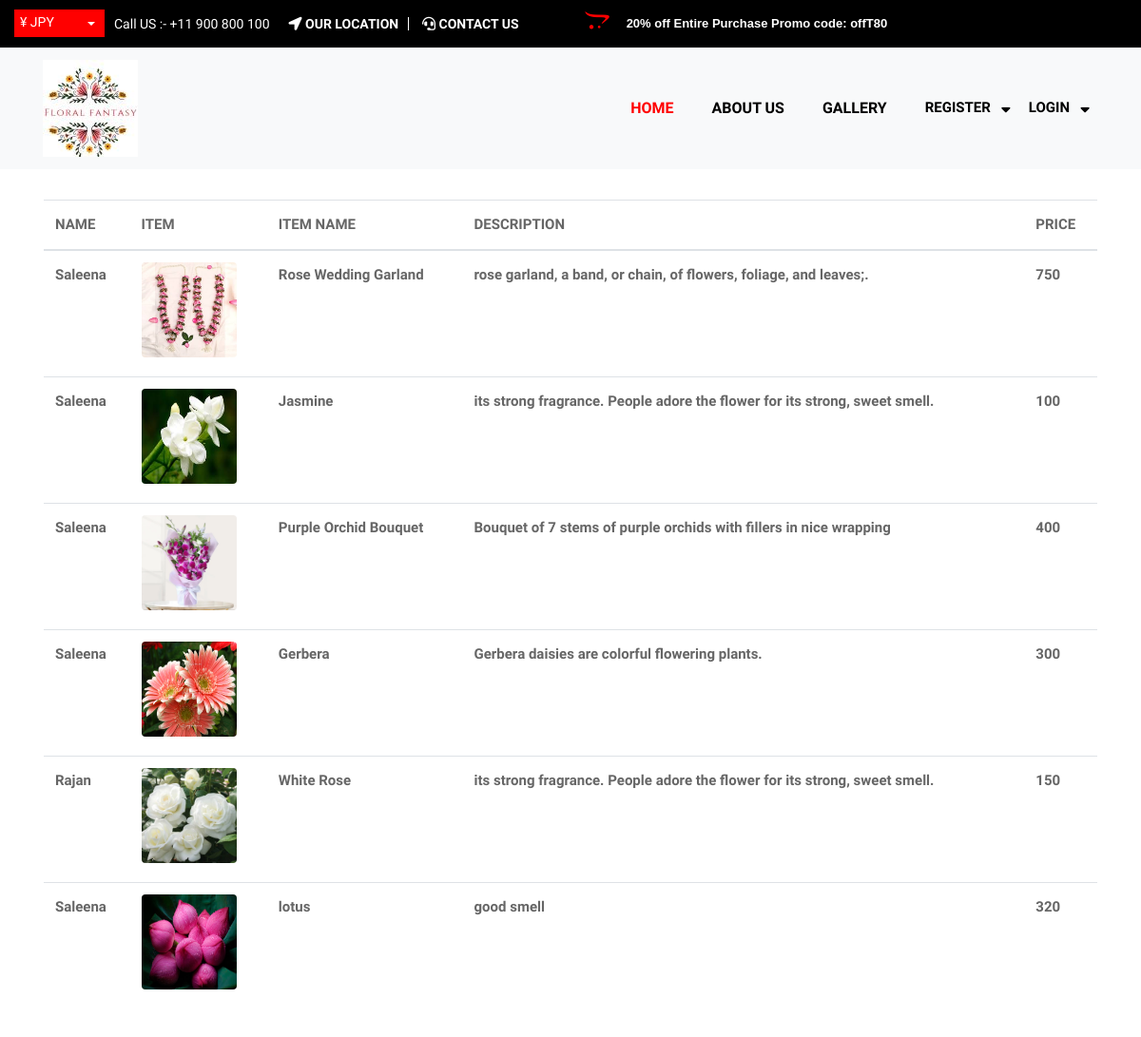
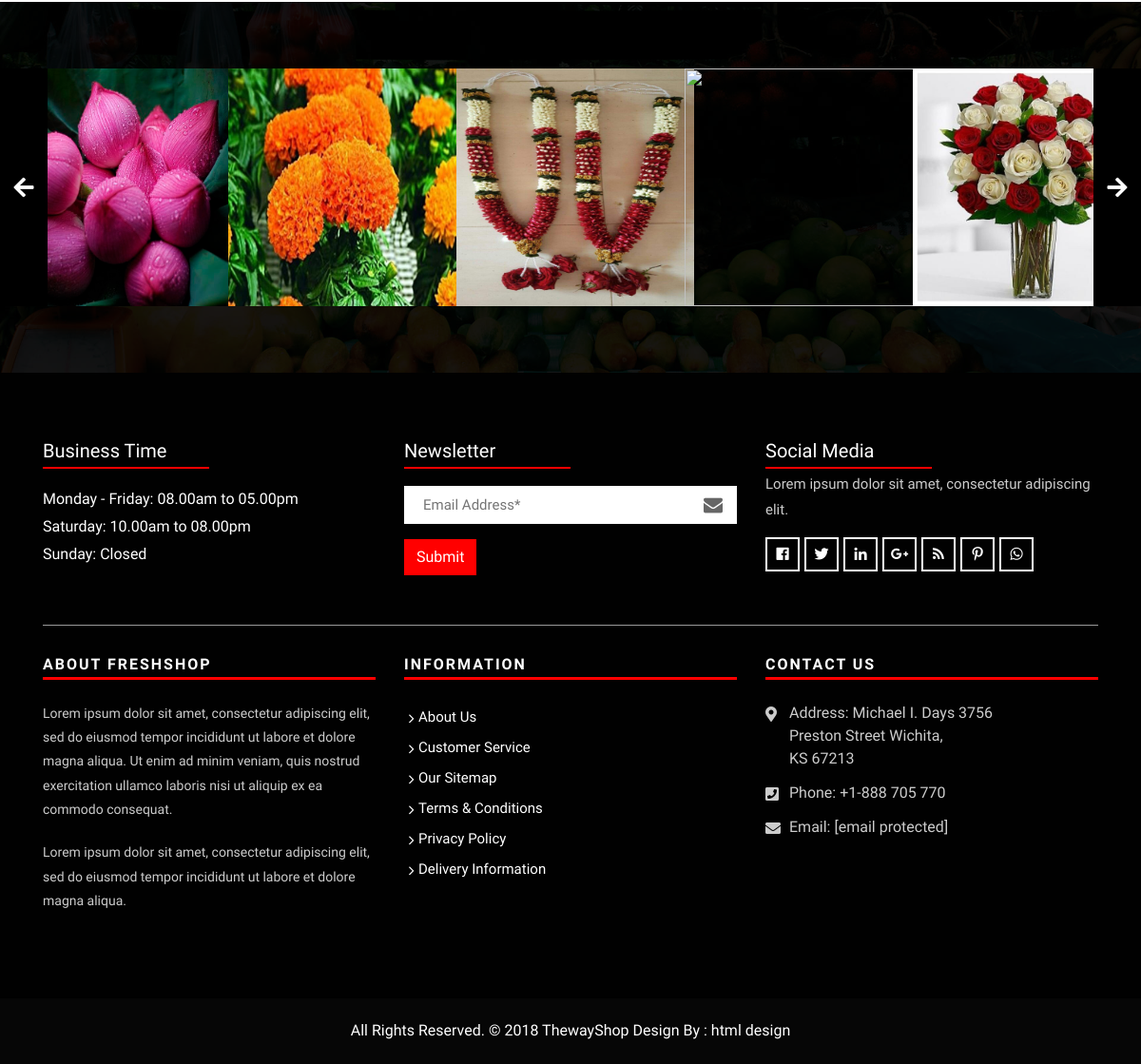
Page /prodisp on the committed database (2 pictures, top to bottom).
### fapp/models.py (models this page shows, shortened)
class addproduct(models.Model):
    frname=models.ForeignKey(farmer,on_delete=models.CASCADE)
    name=models.CharField(max_length=50)
    description=models.CharField(max_length=1000)
    price=models.IntegerField()
    image=models.ImageField()
    stock=models.IntegerField(default=0)

class farmer(models.Model):
    name=models.CharField(max_length=15)
    address=models.CharField(max_length=50)
    phonenumber=models.IntegerField()
    bankname=models.CharField(max_length=30)
    accountnumber=models.IntegerField()
    ifsccode=models.CharField(max_length=15)
    username=models.CharField(max_length=15)
    email=models.EmailField(default='farmer@gmail.com')
    password=models.CharField(max_length=20)
    image=models.ImageField()
    flicense=models.ImageField()
    status=models.IntegerField(default=0)

### fapp/views.py (the view)
# urls.py: path('prodisp',views.prodisp,name='prodisp'),
def prodisp(r):
    re=addproduct.objects.all()
    return render(r,'prodisp.html',{'st':re})

### templates/prodisp.html (shortened to what this page needs)
{% extends 'BASEE.html' %}
{% load static %}
{% block body %}
<div class="container mt-3 p-3">
          <form method="post">
            <table class="table table-hover">
              <thead>
                <tr>
                  <th>NAME</th>
                  <th>ITEM</th>
                  <th>ITEM NAME</th>
                  <th>DESCRIPTION</th>
                  <th>PRICE</th>
                </tr>
              </thead>
              <tbody>
                {% for i in st %}
                <tr>
                  <th>{{i.frname.name}}</th>
                  <td> <a href=""> <img class="card-img-top rounded mb-2" src="{{i.image.url}}" alt="Card image" style="width:100px;height: 100px;"></a> </td>
                  <th>{{i.name}}</th>
                  <th>{{i.description}}</th>
                  <th>{{i.price}}</th>
                  </tr>
                {% endfor %}
              </tbody>
            </table>
          </form>
</div>
{% endblock %}

### templates/BASEE.html (shortened to what this page needs)
{% load static %}
<!DOCTYPE html>
<html lang="en">
<head>
    <link rel="stylesheet" href="{% static 'css/bootstrap.min.css' %}">
    <link rel="stylesheet" href="{% static 'css/style.css' %}">
    <link rel="stylesheet" href="{% static 'css/responsive.css' %}">
    <link rel="stylesheet" href="{% static 'css/custom.css' %}">
    <link rel="stylesheet" href=
    "https://cdnjs.cloudflare.com/ajax/libs/font-awesome/4.7.0/css/font-awesome.min.css">
</head>
<body>
    <div class="main-top">
        <div class="container-fluid">
            <div class="row">
                <div class="col-lg-6 col-md-6 col-sm-12 col-xs-12">
					<div class="custom-select-box">
                        <select id="basic" class="selectpicker show-tick form-control" data-placeholder="$ USD">
							<option>¥ JPY</option>
						</select>
                    </div>
                    <div class="right-phone-box">
                        <p>Call US :- <a href="#"> +11 900 800 100</a></p>
                    </div>
                    <div class="our-link">
                        <ul>
                            <li><a href="#"><i class="fas fa-location-arrow"></i> Our location</a></li>
                            <li><a href="contact"><i class="fas fa-headset"></i> Contact Us</a></li>
                        </ul>
                    </div>
                </div>
                <div class="text-slid-box">
                    <div id="offer-box" class="carouselTicker">
                        <ul class="offer-box">
                            <li>
                                <i class="fab fa-opencart"></i> 20% off Entire Purchase Promo code: offT80
                            </li>
                        </ul>
                    </div>
                </div>
            </div>
        </div>
    </div>
      <header class="main-header">
        <nav class="navbar navbar-expand-lg navbar-light bg-light navbar-default bootsnav">
            <div class="container">
                <div class="navbar-header">
                <a class="navbar-brand" href="index1.html"><img src="{% static 'images/flor1.jpg' %}" class="logo" alt=""></a>                </div>
                   {% if request.session.farmer.name %}
                        <div class="collapse navbar-collapse" id="navbar-menu">
                            <ul class="nav navbar-nav ml-auto" data-in="fadeInDown" data-out="fadeOutUp">
                                <li><abbr title="{{request.session.farmer.name}}"><i class="fa fa-user-circle" style="color: black;font-size: 30px;padding:10px;"></i></abbr></li>
                                <li class="nav-item"><a class="nav-link" href="frindex">Home</a></li>
                                <li class="nav-item"><a class="nav-link" href="../adpro">Add Product</a></li>
                                <li class="nav-item"><a class="nav-link" href="../mngpro">Manage Product</a></li>
                                <li class="nav-item"><a class="nav-link" href="fmsg">Feedback</a></li>
                                <li class="nav-item {% block  Payment %} {% endblock %} "><a class="nav-link" href="../fpay">View Payment</a></li>
                                <li><a href="frlogout"><i class="fa  fa-power-off" style="color:black;font-size: 25px;float:right;margin-right:50px;padding:10px" ></i></a>
                                </li>
                            </ul>
                        </div>
                {% else %}
                <div class="collapse navbar-collapse" id="navbar-menu">
                    <ul class="nav navbar-nav ml-auto" data-in="fadeInDown" data-out="fadeOutUp">
                        <li class="nav-item active"><a class="nav-link" href="/">Home</a></li>
                        <li class="nav-item"><a class="nav-link" href="aboutus">About Us</a></li>
                        <li class="nav-item"><a class="nav-link" href="gallery">Gallery</a></li>
                        <li class="dropdown">
                            <a href="#" class="nav-link dropdown-toggle arrow" data-toggle="dropdown" style="color:black; font-size: 15px;">REGISTER</a>
                        </li>
                        <li class="dropdown">
                            <a href="#" class="nav-link dropdown-toggle arrow" data-toggle="dropdown" style="color:black; font-size: 15px;">LOGIN</a>
                        </li>
                    </ul>
                </div>
                {% endif %}
            </div>
        </nav>
    </header>
    {% block body %}
    {% endblock %}
    <div class="instagram-box">
        <div class="main-instagram owl-carousel owl-theme">
            <div class="item">
                <div class="ins-inner-box">
                    <img src="{% static 'images/cf.jpg' %}" alt="" style="height: 250px; width: 250px;"/>
                </div>
            </div>
            <div class="item">
                <div class="ins-inner-box">
                    <img src="{% static 'images/ja.jpg' %}" alt="" style="height: 250px; width: 250px;"/>
                </div>
            </div>
            <div class="item">
                <div class="ins-inner-box">
                    <img src="{% static 'images/jr.jpg' %}" alt="" style="height: 250px; width: 250px;"/>
                </div>
            </div>
            <div class="item">
                <div class="ins-inner-box">
                    <img src="{% static 'images/r.jpg' %}" alt="" style="height: 250px; width: 250px;"/>
                </div>
            </div>
            <div class="item">
                <div class="ins-inner-box">
                    <img src="{% static 'images/rw.jpg' %}" alt="" style="height: 250px; width: 250px;"/>
                </div>
            </div>
        </div>
    </div>
    <footer>
        <div class="footer-main">
            <div class="container">
				<div class="row">
					<div class="col-lg-4 col-md-12 col-sm-12">
						<div class="footer-top-box">
							<h3>Business Time</h3>
							<ul class="list-time">
								<li>Monday - Friday: 08.00am to 05.00pm</li> <li>Saturday: 10.00am to 08.00pm</li> <li>Sunday: <span>Closed</span></li>
							</ul>
						</div>
					</div>
					<div class="col-lg-4 col-md-12 col-sm-12">
						<div class="footer-top-box">
							<h3>Newsletter</h3>
							<form class="newsletter-box">
								<div class="form-group">
									<input class="" type="email" name="Email" placeholder="Email Address*" />
									<i class="fa fa-envelope"></i>
								</div>
								<button class="btn hvr-hover" type="submit">Submit</button>
							</form>
						</div>
					</div>
					<div class="col-lg-4 col-md-12 col-sm-12">
						<div class="footer-top-box">
							<h3>Social Media</h3>
							<p>Lorem ipsum dolor sit amet, consectetur adipiscing elit.</p>
							<ul>
                                <li><a href="#"><i class="fab fa-facebook" aria-hidden="true"></i></a></li>
                                <li><a href="#"><i class="fab fa-twitter" aria-hidden="true"></i></a></li>
                                <li><a href="#"><i class="fab fa-linkedin" aria-hidden="true"></i></a></li>
                                <li><a href="#"><i class="fab fa-google-plus" aria-hidden="true"></i></a></li>
                                <li><a href="#"><i class="fa fa-rss" aria-hidden="true"></i></a></li>
                                <li><a href="#"><i class="fab fa-pinterest-p" aria-hidden="true"></i></a></li>
                                <li><a href="#"><i class="fab fa-whatsapp" aria-hidden="true"></i></a></li>
                            </ul>
						</div>
					</div>
				</div>
				<hr>
                <div class="row">
                    <div class="col-lg-4 col-md-12 col-sm-12">
                        <div class="footer-widget">
                            <h4>About Freshshop</h4>
                            <p>Lorem ipsum dolor sit amet, consectetur adipiscing elit, sed do eiusmod tempor incididunt ut labore et dolore magna aliqua. Ut enim ad minim veniam, quis nostrud exercitation ullamco laboris nisi ut aliquip ex ea commodo consequat.</p>
							<p>Lorem ipsum dolor sit amet, consectetur adipiscing elit, sed do eiusmod tempor incididunt ut labore et dolore magna aliqua. </p>
                        </div>
                    </div>
                    <div class="col-lg-4 col-md-12 col-sm-12">
                        <div class="footer-link">
                            <h4>Information</h4>
                            <ul>
                                <li><a href="#">About Us</a></li>
                                <li><a href="#">Customer Service</a></li>
                                <li><a href="#">Our Sitemap</a></li>
                                <li><a href="#">Terms &amp; Conditions</a></li>
                                <li><a href="#">Privacy Policy</a></li>
                                <li><a href="#">Delivery Information</a></li>
                            </ul>
                        </div>
                    </div>
                    <div class="col-lg-4 col-md-12 col-sm-12">
                        <div class="footer-link-contact">
                            <h4>Contact Us</h4>
                            <ul>
                                <li>
                                    <p><i class="fas fa-map-marker-alt"></i>Address: Michael I. Days 3756 <br>Preston Street Wichita,<br> KS 67213 </p>
                                </li>
                                <li>
                                    <p><i class="fas fa-phone-square"></i>Phone: <a href="tel:+1-888705770">+1-888 705 770</a></p>
                                </li>
                                <li>
                                    <p><i class="fas fa-envelope"></i>Email: <a href="mailto:[email protected]">[email protected]</a></p>
                                </li>
                            </ul>
                        </div>
                    </div>
                </div>
            </div>
        </div>
    </footer>
    <div class="footer-copyright">
        <p class="footer-company">All Rights Reserved. &copy; 2018 <a href="#">ThewayShop</a> Design By :
            <a href="https://html.design/">html design</a></p>
    </div>
</body>
</html>

### static/css/all.css (style rules this page uses)
.fa,.fab,.fal,.far,.fas { -moz-osx-font-smoothing:grayscale;-webkit-font-smoothing:antialiased;display:inline-block;font-style:normal;font-variant:normal;text-rendering:auto;line-height:1 }
.fa-envelope:before { content:"\f0e0" }
.fa-facebook:before { content:"\f09a" }
.fa-google-plus:before { content:"\f2b3" }
.fa-headset:before { content:"\f590" }
.fa-linkedin:before { content:"\f08c" }
.fa-location-arrow:before { content:"\f124" }
.fa-map-marker-alt:before { content:"\f3c5" }
.fa-opencart:before { content:"\f23d" }
.fa-phone-square:before { content:"\f098" }
.fa-pinterest-p:before { content:"\f231" }
.fa-rss:before { content:"\f09e" }
.fa-twitter:before { content:"\f099" }
.fa-whatsapp:before { content:"\f232" }
.fab { font-family:"Font Awesome 5 Brands" }
.fa,.far,.fas { font-family:"Font Awesome 5 Free" }
.fa,.fas { font-weight:900 }

### static/css/carousel-ticker.css (style rules this page uses)
.carouselTicker { overflow: hidden; float: none; -webkit-user-select: none; -moz-user-select: none; -ms-user-select: none; -o-user-select: none; user-select: none; }

### static/css/bootsnav.css (style rules this page uses)
nav.bootsnav .container { position: relative; }
nav.navbar.bootsnav { margin-bottom: 0; -moz-border-radius: 0px; -webkit-border-radius: 0px; -o-border-radius: 0px; border-radius: 0px; background-color: #fff; border: none; z-index: 9; }
nav.navbar.bootsnav ul.nav > li > a { color: #6f6f6f; background-color: transparent; outline: none; margin-bottom: -2px; }
nav.navbar.bootsnav ul.nav li.megamenu-fw > a:hover, nav.navbar.bootsnav ul.nav li.megamenu-fw > a:focus, nav.navbar.bootsnav ul.nav li.active > a:hover, nav.navbar.bootsnav ul.nav li.active > a:focus, nav.navbar.bootsnav ul.nav li.active > a { background-color: transparent; }
body { -webkit-transition: all 0.3s ease-in-out; -moz-transition: all 0.3s ease-in-out; -o-transition: all 0.3s ease-in-out; -ms-transition: all 0.3s ease-in-out; transition: all 0.3s ease-in-out; }
@media (min-width: 1024px) { nav.navbar.bootsnav ul.nav > li > a { padding: 30px 15px; font-weight: 600; } }

### rows in the picture
addproduct: frname.name "Saleena", image (picture), name "Rose Wedding Garland", description "rose garland, a band, or chain, of flowers, foliage, and leaves;.", price "750"
addproduct: frname.name "Saleena", image (picture), name "Jasmine", description "its strong fragrance. People adore the flower for its strong, sweet smell.", price "100"
addproduct: frname.name "Saleena", image (picture), name "Purple Orchid Bouquet", description "Bouquet of 7 stems of purple orchids with fillers in nice wrapping", price "400"
addproduct: frname.name "Saleena", image (picture), name "Gerbera", description "Gerbera daisies are colorful flowering plants.", price "300"
addproduct: frname.name "Rajan", image (picture), name "White Rose", description "its strong fragrance. People adore the flower for its strong, sweet smell.", price "150"
addproduct: frname.name "Saleena", image (picture), name "lotus", description "good smell", price "320"
